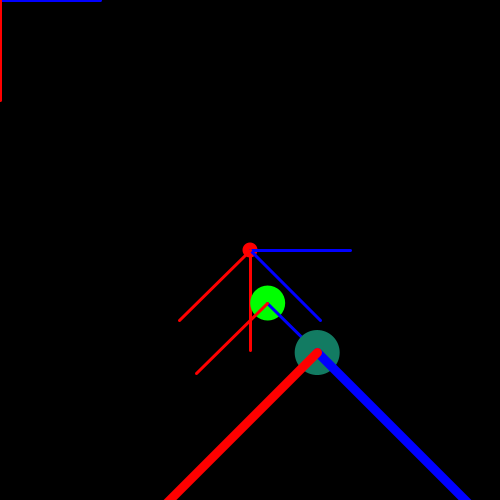
Frame 1 (no input)
Frame 60 (the mouse pressed at the canvas centre just before this capture): identical to frame 1, image omitted
Frame 120 (the mouse held since frame 60 and released just before this capture): identical to frame 1, image omitted

The Processing sketch that drew this single still picture (run headless with seeded random() and noise(); from frame 60 on, the mouse is pressed at the canvas centre):

// Processing sketch: TransformsTest1
// ── TransformsTest1.pde
//1ER EJEMPLO DE TRASFORMACIONES





void DrawObject(color _color, float _size)
{
  noStroke();
  fill(_color);
  ellipse(0, 0, _size, _size);
}

void DrawAxis()
{
  stroke(0, 0, 255);
  strokeWeight(3);
  line(0, 0, 100, 0);
  stroke(255, 0, 0);
  line(0, 0, 0, 100);
}



void setup()
{
  size(500, 500);
}

void draw()
{
  background(0);
  //Pintar 1r objeto
  DrawAxis();
  //Me translado al centro de la ventana y pinto el objeto
  //translate(float incX, float incY);
  translate(width/2, height/2);
  DrawObject(color(255, 0, 0), 15);
  DrawAxis();

  //Pintar 2do objeto
  rotate(radians(45));
  DrawAxis();
  translate(50, 25);
  DrawObject(color(0, 255, 0), 35);
  DrawAxis();

  //Pintar 3r objeto
  translate(70,0);
  scale(3);
  DrawObject(color(18,123,98), 15);
  DrawAxis();
  
  
}
